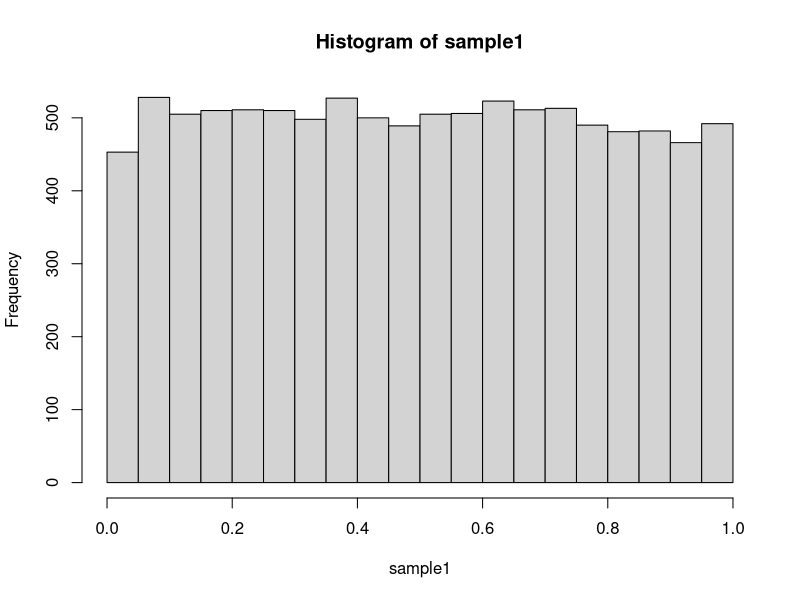
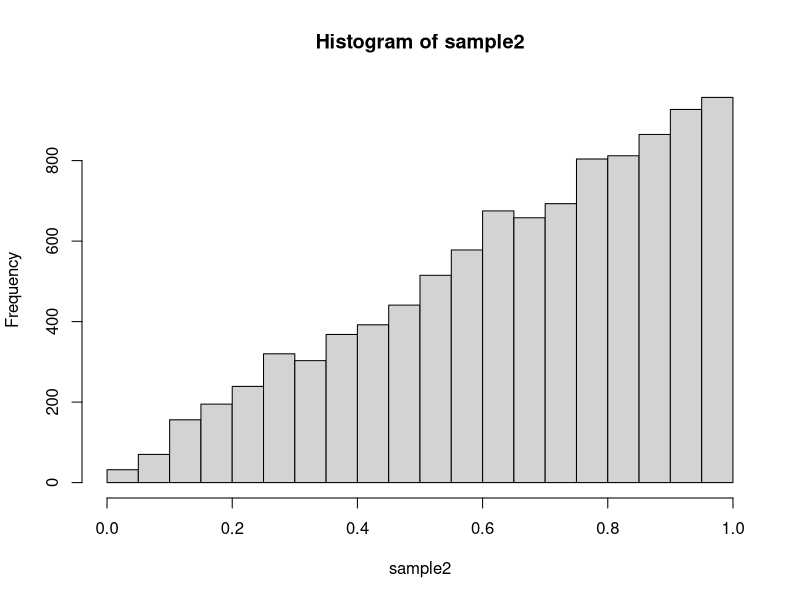
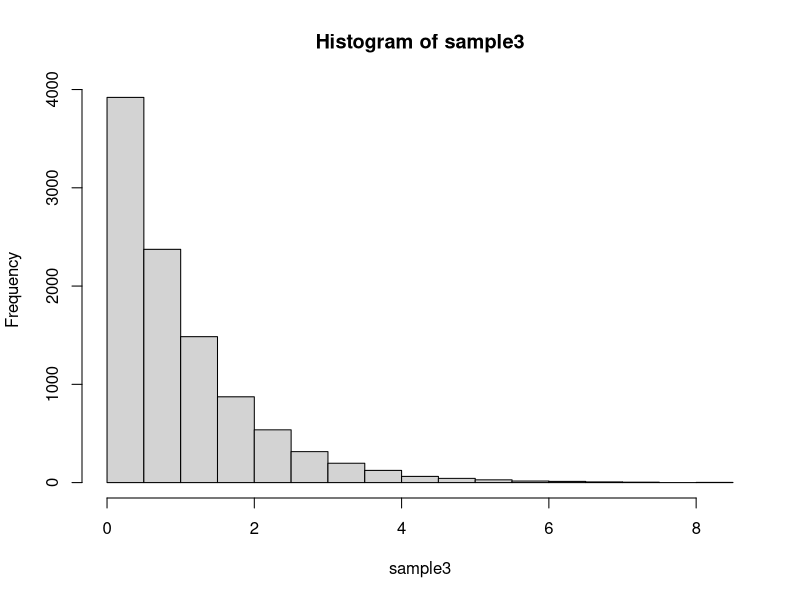
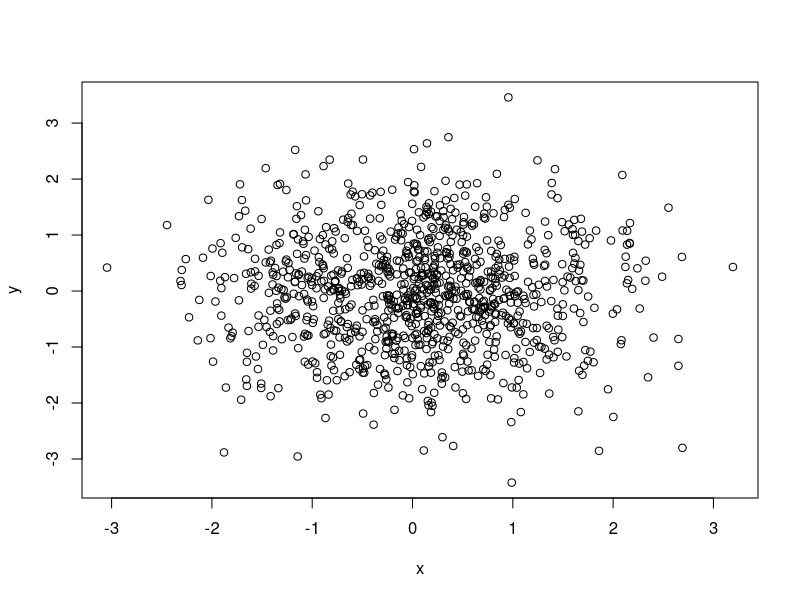
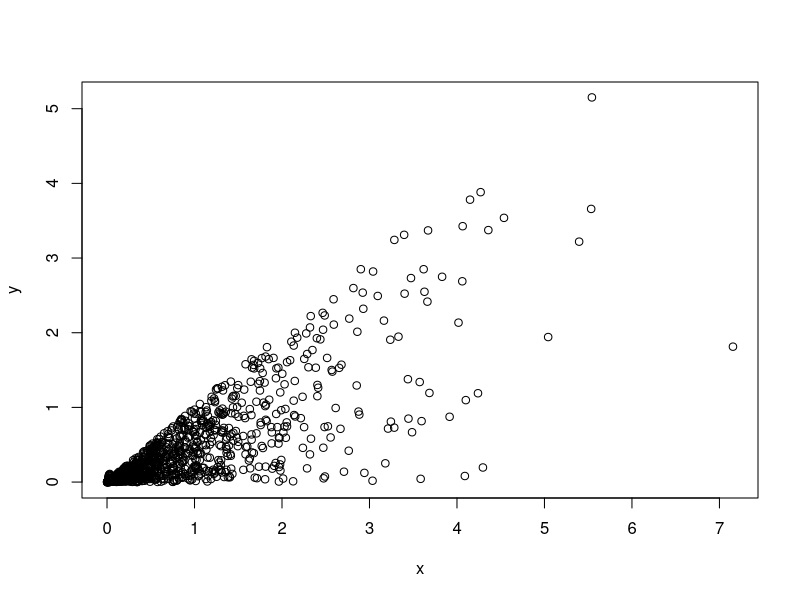
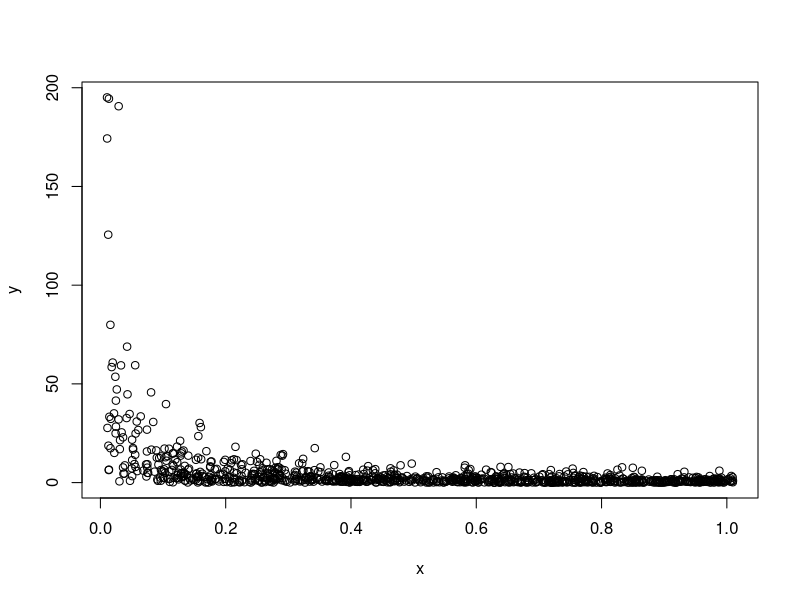

R code for these plots, in order:
## ---- chunk 1
knitr::opts_chunk$set(
  collapse = TRUE,
  comment = "#>"
)
## ---- chunk 2
rejection_sampling <- function(n = 1, pdf, a = 0, b = 1, C) {
  # Here I use recursion to obtain the value of a single sample.
  one_sample = function(pdf, a, b, C){
    test_draw = runif(1, a, b)
    if (runif(1, 0, C) <= pdf(test_draw)) return(test_draw)
    return(one_sample(pdf, a, b, C))
  }
  # Here I break the sampling process up using my previously defined function.
  for (i in 1:n){
    if (i == 1) my_samples = one_sample(pdf, a, b, C)
    if (i != 1) my_samples = c(my_samples, one_sample(pdf, a, b, C))
  }
  return (my_samples)
}
d2_sampler_special <- function(n = 1, fx, fyx) {
  # Determine the values to be used with the rejection_sampling function (first time).
  a = -0.01
  b = 0.01

  while(integrate(fx, -Inf, a, stop.on.error = F)$value > 1/10^4) a = a - 0.1
  while(integrate(fx, b, Inf, stop.on.error = F)$value > 1/10^4) b = b + 0.1

  # Now find an approximate value for C (first time).
  C = fx(optimize(fx, c(a,b), maximum = T)$maximum)

  # Now use rejection sampling to find a vector of sample values of x.
  my_samplesx = rejection_sampling(n, fx, a, b, C)

  # Here I initialize this vector to all 0s to save runtime.
  my_samplesy = replicate(n,0)

  for (i in 1:n) {
      # Repeat the same process to find a sample from the conditional pdf of Y given X = x.
      fyx_given_x = function(y) fyx(y,my_samplesx[i])

      j = -0.01
      k = 0.01

      while(integrate(fyx_given_x, -Inf, j, stop.on.error = F)$value > 1/10^4) j = j - 0.1
      while(integrate(fyx_given_x, k, Inf, stop.on.error = F)$value > 1/10^4) k = k + 0.1

      D = fyx_given_x(optimize(fyx_given_x, c(j,k), maximum = T)$maximum)

      y = rejection_sampling(1, fyx_given_x, j, k, D)

    my_samplesy[i] = y
  }

  my_samples = data.frame(x = my_samplesx, y = my_samplesy)

  return(my_samples)
}
## ---- chunk 3
sample1 = rejection_sampling(10^4, function(x)1, 0, 1, 1)
sample2 = rejection_sampling(10^4, function(x)2*x, 0, 1, 2)
sample3 = rejection_sampling(10^4, function(x)exp(-x), 0, 10, 1)
hist(sample1)
hist(sample2)
hist(sample3)
## ---- chunk 4
plot(d2_sampler_special(10^3, function(x) {exp(-x^2/2)/sqrt(2*pi)}, function(y,x){exp(-y^2/2)/sqrt(2*pi)}))
plot(d2_sampler_special(10^3, function(x) {ifelse(x > 0, exp(-x), 0)}, function(y,x){ifelse(0 < y & y < x, 1/x, 0)}))
plot(d2_sampler_special(10^3, function(x) {ifelse(0.01 < x & x < 1.01, 1, 0)}, function(y,x){ifelse(0 < y, x*exp(-y*x), 0)}))
